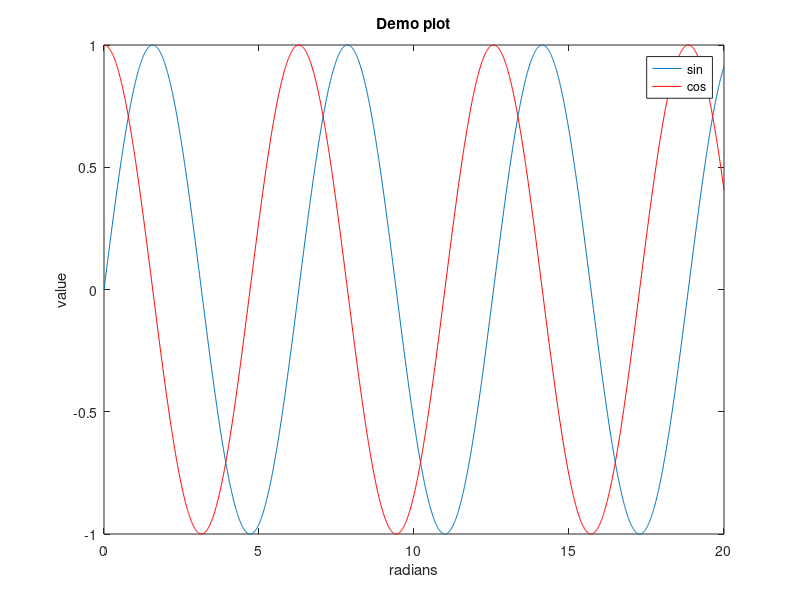

MATLAB code to generate this figure:
disp("--- You are running 'f04_plotting' file now ---")

x = [0:0.01:20];       % suppress values printout with ';'
y1 = sin(x);
y2 = cos(x);


plot(x,y1)
hold on

plot(x,y2,'r')

xlabel('radians')
ylabel('value')
legend('sin','cos')
title('Demo plot')

print -dpng 'data/tmp/demo_plot.png'
